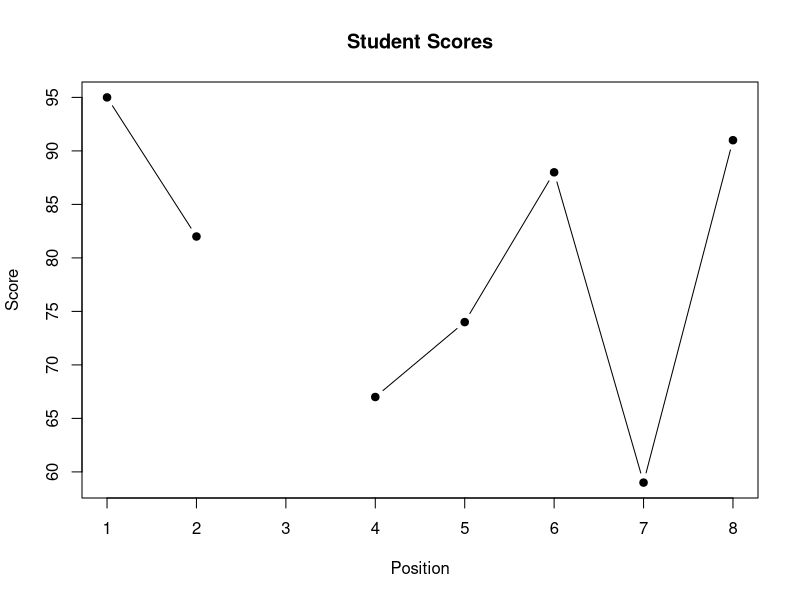

Generate this figure with R:
student_id <- c("S01", "S02", "S03", "S04", "S05", "S06")
section <- c("A", "B", "A", "B", "A", "B")
quiz1 <- c(82, 91, 76, 88, 95, 69)
quiz2 <- c(85, 89, 80, 92, 94, 74)
passed <- c(TRUE, TRUE, TRUE, TRUE, TRUE, FALSE)

#PART A
section <-factor(section,levels=c("A","B")) 
levels(section)

students<-data.frame(student_id,section,quiz1,quiz2,passed)

score_matrix<-matrix(c(quiz1,quiz2),nrow=6,ncol=2)
rownames(score_matrix)<-c(student_id)
colnames(score_matrix)<-c("quiz1", "quiz2")

course_record <- list(course = "R Programming",scores = students,cutoffs = c(pass=70,excellent=90))
typeof(course_record)
class(course_record)
str(students)
dim(score_matrix)
length(students)
str(course_record)
typeof(students)
#A vector is 1D and the data type must be consistent throughout (numeric, char, logical), while a list can have strings and numbers mixed together
#A matrix is a 2D vector with rows and columns where the data within must all be the same type (numeric, char, logical).
#Factors are categorical data where it can be organized by levels, while data frames are tabular where each column can have different data types but must all be the same lengths, unlike a list.


#PART B
score_matrix
score_matrix[4,2]
score_matrix[1:2, , drop=FALSE]
course_record
course_record["course"]
course_record[["course"]]
course_record$"course"

#[ ] is used to select the sublist. [[ ]] is used to select the actual element itself. $ is the actual element by its name, not element number.

#PART C

students$average<-rowMeans(score_matrix)
students$excellent<-students$average>=90
students[students$section == "A" & students$average >= 80, c("student_id","section","average")]
average_named<-students$average
names(average_named)<-student_id

#These calculations are vectorized because they are being done on the entire column/vector at once without using any loops.


#PROBLEM 2

csv_text <- "sample_id,site,temp_c,ph,status
M01,North,18.2,7.1,ok
M02,South,20.5,,ok
M03,North,NA,6.8,review
M04,East,22.1,7.4,ok
M05,South,19.7,7.0,review
M06,East,23.0,NA,ok
M07,North,17.8,6.9,ok
M08,South,21.2,7.2,ok"

#PART A
measurements<-read.csv(text=csv_text,na.strings=c("","NA"))
measurements
head(measurements)
str(measurements)
dim(measurements)
names(measurements)

sum(is.na(measurements$sample_id))
sum(is.na(measurements$site))
sum(is.na(measurements$temp_c))
sum(is.na(measurements$ph))
sum(is.na(measurements$status))

measurements_complete<- measurements[complete.cases(measurements),]
measurements_complete
measurements$sample_id[!complete.cases(measurements)]
#x == NA doesn't work because comparing anything to an unknown value NA will
#just return back NA, not TRUE or FALSE

#PART B
measurements$status<-factor(measurements$status,levels=c("ok","review"))
levels(measurements$status)
measurements$site<-factor(measurements$site,levels=c("North","South","East"))
levels(measurements$site)

measurements$temp_f = measurements$temp_c * 9 / 5 + 32
ph_below_7<-measurements$ph<7

measurements[complete.cases(measurements) & (measurements$site == "North" | measurements$site == "South") & measurements$status == "ok",
             c("sample_id", "site", "temp_c", "temp_f", "ph")]

mean(measurements$temp_c, na.rm = TRUE)
mean(measurements$temp_c[measurements$site == "South"], na.rm = TRUE)

#PART C
A <- matrix(1:4, nrow = 2)
B <- matrix(5:8, nrow = 2)
dim(A*B)
dim(A%*%B)
# A*B multiplies elements in the same position while A%*%B multiplies rows by 
#columns using dot products. Both are 2x2 matrix in this scenario  since A and B 
#are the same size but that is not always true.

#PROBLEM 3
student_id <- paste0("P", sprintf("%02d", 1:8))
scores <- c(95, 82, NA, 67, 74, 88, 59, 91)
grade_one <- function(
    score,
    a_min = 90,
    b_min = 80,
    c_min = 70,
    d_min = 60
) {if (is.na(score))return(NA_character_)
    if (score>=a_min){
      "A"
    }else if (score>=b_min){
      "B"
    }else if (score>=c_min){
      "C"
    }else if (score>=d_min){
      "D"
    }else {
      "F"
    }}

print(grade_one(NA)) #NA
print(grade_one(90)) #A
print(grade_one(80)) #B
print(grade_one(85)) #B
print(grade_one(74)) #C

#PART B
grades <- rep(NA_character_, length(scores))
for (i in seq_along(scores)) {
  grades[i]<-grade_one(scores[i])
}
names(grades) <- student_id
grades
#i is the position of the element in the scores vector used to input into the grade_one function

#PART C-1
summarize_scores <- function(x, na.rm = TRUE, digits = 1) {
  c(count=length(x),
  missing_count=sum(is.na(x)),
  mean=round(mean(x,na.rm=na.rm),digits),
  std_dev=round(sd(x,na.rm=na.rm),digits),
  min=round(min(x,na.rm=na.rm),digits),
  max=round(max(x,na.rm=na.rm),digits))
}
summarize_scores(scores)
summarize_scores( x = scores, na.rm = TRUE, digits = 2 )

#PART C-2
plot_scores<- function(x,...) {
  plot(x,...)
  
}
plot_scores(scores, type = "b", pch = 19, xlab = "Position", ylab = "Score", main = "Student Scores" )
#my prediction is that the plot will be a line graph showing the scores on the y axis and the x axis will be the position of the score in the vector.
